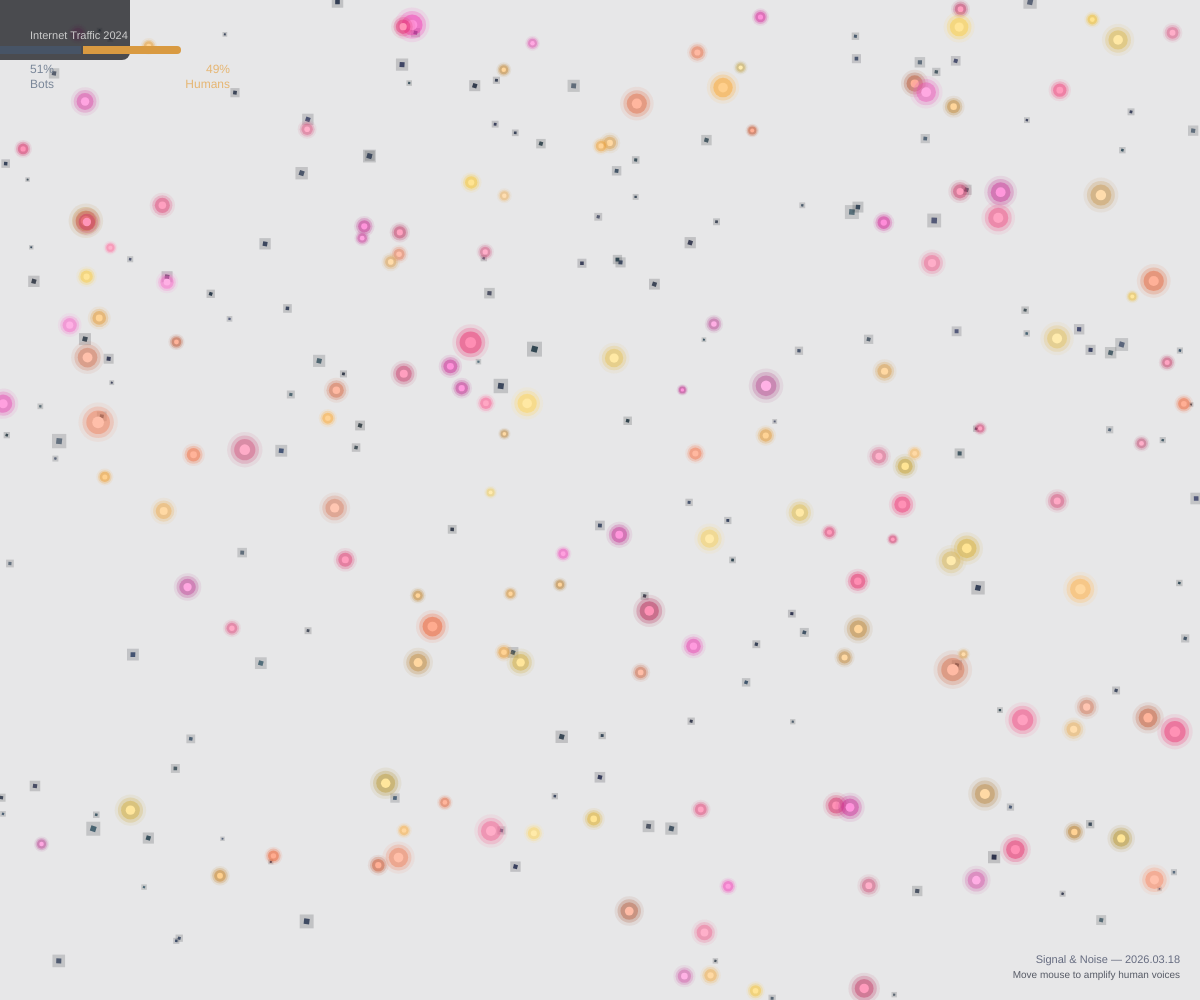
Frame 1 (no input)
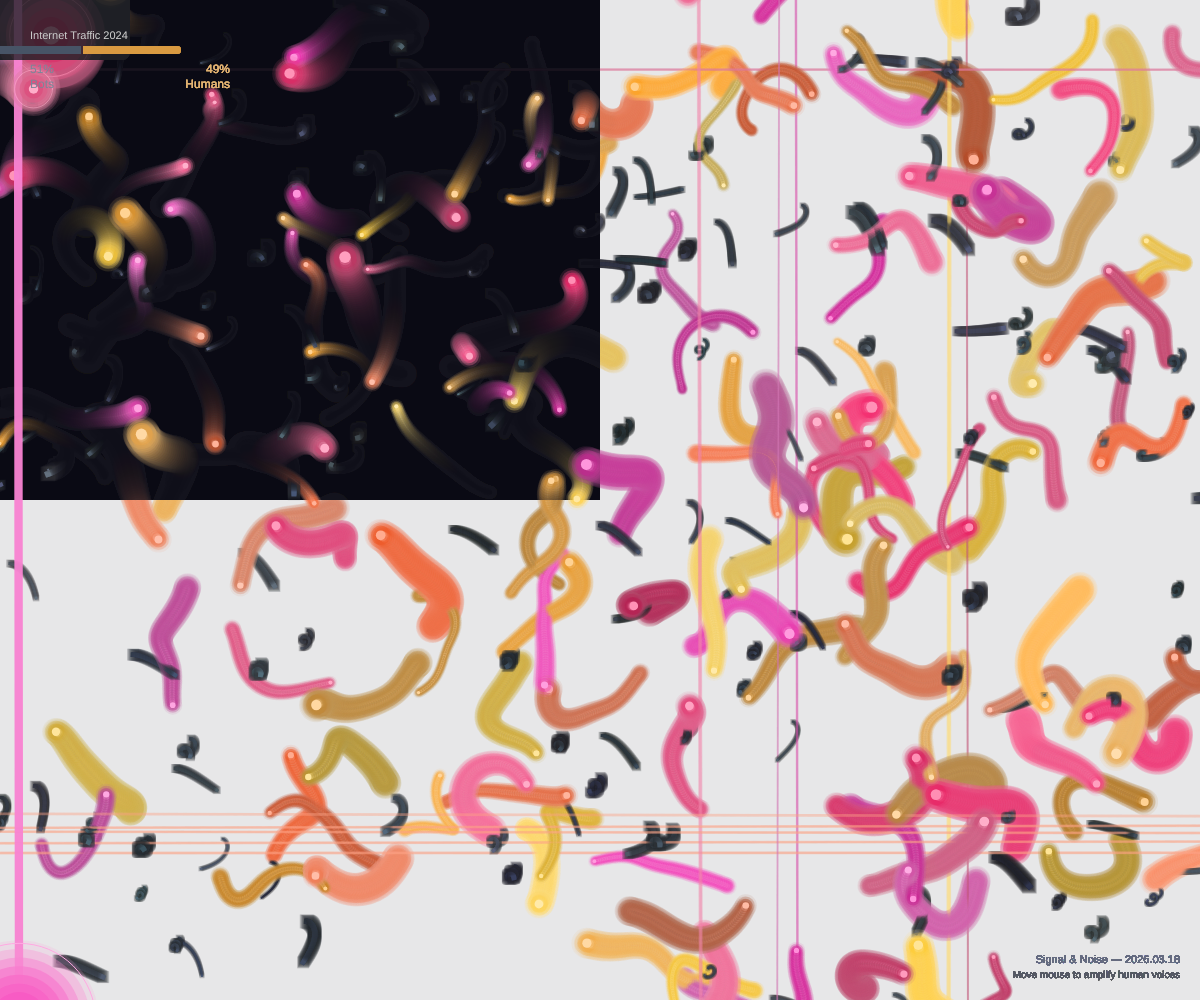
Frame 60 (no input)
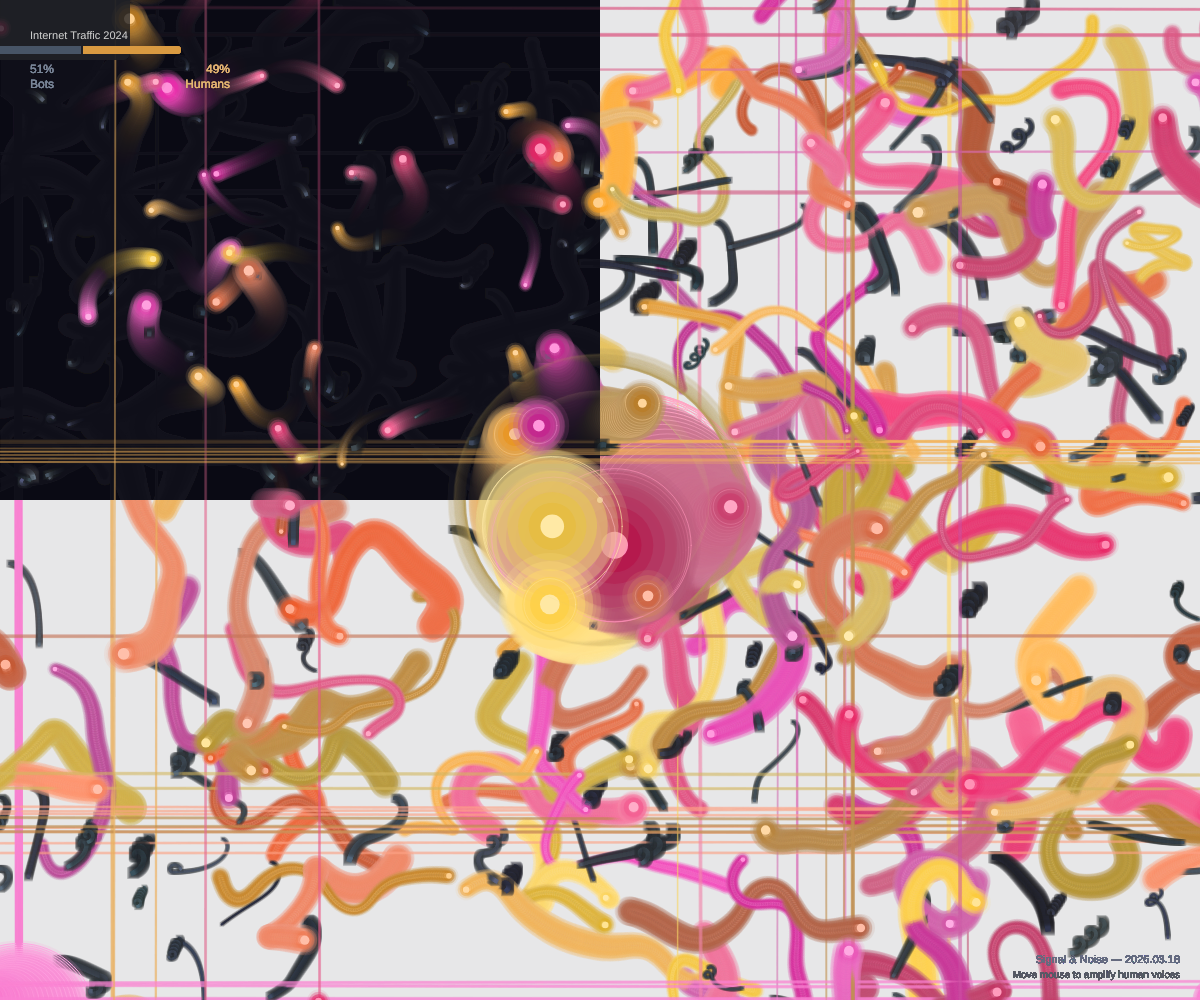
Frame 120 (the mouse pressed at the canvas centre since frame 60)

The p5.js sketch that drew these frames (run headless with seeded random() and noise() and a simulated clock; from frame 60 on, the mouse is pressed at the canvas centre):

// p5.js sketch
// ── sketch.js
/**
 * Signal & Noise — Daily Wonder Sketch 2026-03-18
 * 
 * 灵感来源：2024年互联网流量报告 — 51% 是机器人
 * 可视化人类声音与机器噪音的海洋
 * 
 * 在这片数字海洋中，真正的人类声音正在被淹没。
 * Small Web 的复兴提醒我们：authentic voice 比任何算法都珍贵。
 * 鼠标移动时，会为附近的人类粒子"放大"它们的声音。
 */

// ═══════════════════════════════════════════════════════════════════════════
// 配置参数
// ═══════════════════════════════════════════════════════════════════════════

const CONFIG = {
  // 粒子比例（基于真实数据：51% 机器人）
  totalParticles: 300,
  botRatio: 0.51,
  
  // 物理参数
  baseSpeed: 0.8,
  noiseScale: 0.003,
  
  // 人类粒子特性
  human: {
    size: { min: 4, max: 10 },
    hues: [15, 35, 45, 320, 340],  // 暖色调：橙、金、琥珀、玫瑰
    saturation: { min: 60, max: 90 },
    brightness: { min: 70, max: 100 },
    speedVariation: 0.5,  // 移动不规则
    pulseSpeed: 0.05,
    trailLength: 8,
  },
  
  // 机器粒子特性
  bot: {
    size: { min: 2, max: 5 },
    hues: [200, 210, 220, 230],  // 冷色调：蓝灰
    saturation: { min: 20, max: 40 },
    brightness: { min: 30, max: 50 },
    speedVariation: 0.1,  // 移动整齐
    gridSnap: 0.7,        // 倾向于网格化运动
    clusterStrength: 0.02,
  },
  
  // 交互
  mouseInfluenceRadius: 150,
  amplifyStrength: 3,
  
  // 视觉
  backgroundColor: [225, 15, 8],  // 深蓝黑色
  fadeAlpha: 25,
};

// ═══════════════════════════════════════════════════════════════════════════
// 粒子类
// ═══════════════════════════════════════════════════════════════════════════

class Particle {
  constructor(isHuman) {
    this.isHuman = isHuman;
    this.pos = createVector(random(width), random(height));
    this.vel = createVector(0, 0);
    
    // 基于类型设置属性
    if (isHuman) {
      this.setupHuman();
    } else {
      this.setupBot();
    }
    
    // 共有属性
    this.phase = random(TWO_PI);
    this.noiseOffset = random(1000);
    this.trail = [];
    this.amplified = 0;  // 被鼠标放大的程度
  }
  
  setupHuman() {
    const c = CONFIG.human;
    this.baseSize = random(c.size.min, c.size.max);
    this.hue = random(c.hues);
    this.saturation = random(c.saturation.min, c.saturation.max);
    this.brightness = random(c.brightness.min, c.brightness.max);
    this.speedMult = random(0.5, 1.5);  // 速度个性化
    this.wanderStrength = random(0.5, 1.5);
  }
  
  setupBot() {
    const c = CONFIG.bot;
    this.baseSize = random(c.size.min, c.size.max);
    this.hue = random(c.hues);
    this.saturation = random(c.saturation.min, c.saturation.max);
    this.brightness = random(c.brightness.min, c.brightness.max);
    this.speedMult = 1;  // 速度一致
    this.gridPhase = random(TWO_PI);
    this.targetAngle = random(TWO_PI);
    this.angleChangeTimer = floor(random(60, 180));
  }
  
  update(mousePos) {
    this.phase += this.isHuman ? CONFIG.human.pulseSpeed : 0.02;
    
    // 更新放大效果
    if (mousePos) {
      const d = p5.Vector.dist(this.pos, mousePos);
      if (d < CONFIG.mouseInfluenceRadius && this.isHuman) {
        const influence = 1 - (d / CONFIG.mouseInfluenceRadius);
        this.amplified = lerp(this.amplified, influence * CONFIG.amplifyStrength, 0.1);
      } else {
        this.amplified *= 0.95;
      }
    }
    
    // 运动行为
    if (this.isHuman) {
      this.updateHuman();
    } else {
      this.updateBot();
    }
    
    // 应用速度
    this.vel.limit(CONFIG.baseSpeed * 3);
    this.pos.add(this.vel);
    
    // 边界处理
    this.wrapEdges();
    
    // 记录轨迹（只有人类有明显轨迹）
    if (this.isHuman) {
      this.trail.push(this.pos.copy());
      if (this.trail.length > CONFIG.human.trailLength) {
        this.trail.shift();
      }
    }
  }
  
  updateHuman() {
    // 有机的、Perlin噪声驱动的运动
    const n = noise(
      this.pos.x * CONFIG.noiseScale,
      this.pos.y * CONFIG.noiseScale,
      frameCount * 0.005 + this.noiseOffset
    );
    const angle = n * TWO_PI * 4;
    
    // 基础力
    const force = p5.Vector.fromAngle(angle);
    force.mult(CONFIG.baseSpeed * this.speedMult * CONFIG.human.speedVariation);
    
    // 随机漫步叠加
    const wander = p5.Vector.fromAngle(this.phase * 2);
    wander.mult(0.2 * this.wanderStrength);
    
    this.vel.add(force);
    this.vel.add(wander);
    this.vel.mult(0.92);  // 阻尼
  }
  
  updateBot() {
    // 机械的、网格化的运动
    this.angleChangeTimer--;
    if (this.angleChangeTimer <= 0) {
      // 倾向于直角转向
      const snapAngles = [0, HALF_PI, PI, PI + HALF_PI];
      if (random() < CONFIG.bot.gridSnap) {
        this.targetAngle = random(snapAngles);
      } else {
        this.targetAngle += random(-0.5, 0.5);
      }
      this.angleChangeTimer = floor(random(60, 180));
    }
    
    // 平滑转向
    const currentAngle = this.vel.heading();
    const angleDiff = this.targetAngle - currentAngle;
    const newAngle = currentAngle + angleDiff * 0.05;
    
    this.vel = p5.Vector.fromAngle(newAngle);
    this.vel.mult(CONFIG.baseSpeed * this.speedMult);
    
    // 集群倾向
    this.vel.y += sin(frameCount * 0.01 + this.gridPhase) * CONFIG.bot.clusterStrength;
  }
  
  wrapEdges() {
    if (this.pos.x < -20) this.pos.x = width + 20;
    if (this.pos.x > width + 20) this.pos.x = -20;
    if (this.pos.y < -20) this.pos.y = height + 20;
    if (this.pos.y > height + 20) this.pos.y = -20;
  }
  
  draw() {
    const amplifyBoost = 1 + this.amplified;
    const pulse = 1 + sin(this.phase) * 0.2;
    const size = this.baseSize * pulse * amplifyBoost;
    
    if (this.isHuman) {
      this.drawHuman(size, amplifyBoost);
    } else {
      this.drawBot(size);
    }
  }
  
  drawHuman(size, amplifyBoost) {
    // 绘制轨迹
    if (this.trail.length > 1) {
      noFill();
      for (let i = 0; i < this.trail.length - 1; i++) {
        const alpha = map(i, 0, this.trail.length - 1, 0, 80 * amplifyBoost);
        const weight = map(i, 0, this.trail.length - 1, 0.5, size * 0.5);
        stroke(this.hue, this.saturation * 0.7, this.brightness, alpha);
        strokeWeight(weight);
        line(this.trail[i].x, this.trail[i].y, this.trail[i+1].x, this.trail[i+1].y);
      }
    }
    
    // 外发光（放大时更强）
    noStroke();
    const glowLayers = 3 + floor(this.amplified * 2);
    for (let i = glowLayers; i >= 0; i--) {
      const layerRatio = i / glowLayers;
      const layerSize = size * (1 + layerRatio * (1 + this.amplified));
      const alpha = (1 - layerRatio) * (100 + this.amplified * 100);
      fill(this.hue, this.saturation * (1 - layerRatio * 0.5), this.brightness, alpha);
      ellipse(this.pos.x, this.pos.y, layerSize * 2, layerSize * 2);
    }
    
    // 核心
    fill(this.hue, this.saturation * 0.5, 100);
    ellipse(this.pos.x, this.pos.y, size, size);
    
    // 放大时的额外效果：声波环
    if (this.amplified > 0.3) {
      noFill();
      stroke(this.hue, this.saturation * 0.5, 100, this.amplified * 100);
      strokeWeight(1);
      const ringSize = size * (3 + sin(this.phase * 3) * 0.5) * this.amplified;
      ellipse(this.pos.x, this.pos.y, ringSize, ringSize);
    }
  }
  
  drawBot(size) {
    // 简单的方形（机械感）
    noStroke();
    
    // 微弱发光
    fill(this.hue, this.saturation * 0.5, this.brightness * 0.5, 50);
    rectMode(CENTER);
    rect(this.pos.x, this.pos.y, size * 2.5, size * 2.5);
    
    // 核心（方形）
    fill(this.hue, this.saturation, this.brightness);
    const rotAngle = this.vel.heading();
    push();
    translate(this.pos.x, this.pos.y);
    rotate(rotAngle);
    rect(0, 0, size, size);
    pop();
  }
}

// ═══════════════════════════════════════════════════════════════════════════
// 全局状态
// ═══════════════════════════════════════════════════════════════════════════

let particles = [];
let humanCount = 0;
let botCount = 0;

// ═══════════════════════════════════════════════════════════════════════════
// p5.js 生命周期
// ═══════════════════════════════════════════════════════════════════════════

function setup() {
  createCanvas(windowWidth, windowHeight);
  colorMode(HSB, 360, 100, 100, 255);
  
  // 创建粒子
  const numBots = floor(CONFIG.totalParticles * CONFIG.botRatio);
  const numHumans = CONFIG.totalParticles - numBots;
  
  // 先添加机器人
  for (let i = 0; i < numBots; i++) {
    particles.push(new Particle(false));
    botCount++;
  }
  
  // 再添加人类
  for (let i = 0; i < numHumans; i++) {
    particles.push(new Particle(true));
    humanCount++;
  }
  
  // 打乱顺序
  shuffle(particles, true);
}

function draw() {
  // 半透明背景产生轨迹效果
  noStroke();
  fill(CONFIG.backgroundColor[0], CONFIG.backgroundColor[1], CONFIG.backgroundColor[2], CONFIG.fadeAlpha);
  rect(0, 0, width, height);
  
  // 获取鼠标位置
  const mousePos = createVector(mouseX, mouseY);
  
  // 更新和绘制粒子
  for (const p of particles) {
    p.update(mousePos);
  }
  
  // 先绘制机器人（在下层）
  for (const p of particles) {
    if (!p.isHuman) p.draw();
  }
  
  // 再绘制人类（在上层）
  for (const p of particles) {
    if (p.isHuman) p.draw();
  }
  
  // 鼠标影响范围可视化
  drawMouseInfluence(mousePos);
  
  // UI
  drawStats();
  drawTitle();
}

function drawMouseInfluence(mousePos) {
  if (mouseX > 0 && mouseY > 0 && mouseX < width && mouseY < height) {
    // 柔和的圆形范围指示
    noFill();
    const pulseSize = CONFIG.mouseInfluenceRadius * (1 + sin(frameCount * 0.05) * 0.1);
    
    // 外环
    stroke(45, 50, 70, 30);
    strokeWeight(2);
    ellipse(mousePos.x, mousePos.y, pulseSize * 2, pulseSize * 2);
    
    // 内环
    stroke(45, 40, 80, 20);
    strokeWeight(1);
    ellipse(mousePos.x, mousePos.y, pulseSize * 1.5, pulseSize * 1.5);
    
    // 中心点
    fill(45, 30, 100, 150);
    noStroke();
    ellipse(mousePos.x, mousePos.y, 6, 6);
  }
}

function drawStats() {
  const margin = 20;
  const barWidth = 200;
  const barHeight = 8;
  
  // 背景面板
  fill(225, 20, 15, 200);
  noStroke();
  rect(margin, margin, barWidth + 20, 80, 8);
  
  // 比例条
  const botWidth = barWidth * CONFIG.botRatio;
  const humanWidth = barWidth - botWidth;
  
  // 机器人部分
  fill(215, 30, 40);
  rect(margin + 10, margin + 30, botWidth, barHeight, 4, 0, 0, 4);
  
  // 人类部分
  fill(35, 70, 85);
  rect(margin + 10 + botWidth, margin + 30, humanWidth, barHeight, 0, 4, 4, 0);
  
  // 数字标签
  fill(215, 20, 60);
  textSize(12);
  textAlign(LEFT, CENTER);
  text(`${floor(CONFIG.botRatio * 100)}%`, margin + 10, margin + 50);
  text('Bots', margin + 10, margin + 65);
  
  fill(35, 50, 90);
  textAlign(RIGHT, CENTER);
  text(`${floor((1 - CONFIG.botRatio) * 100)}%`, margin + 10 + barWidth, margin + 50);
  text('Humans', margin + 10 + barWidth, margin + 65);
  
  // 标题
  fill(0, 0, 80);
  textSize(11);
  textAlign(LEFT, TOP);
  text('Internet Traffic 2024', margin + 10, margin + 10);
}

function drawTitle() {
  // 右下角标题
  fill(225, 20, 50);
  noStroke();
  textSize(11);
  textAlign(RIGHT, BOTTOM);
  text('Signal & Noise — 2026.03.18', width - 20, height - 35);
  
  // 交互提示
  fill(225, 15, 40);
  textSize(10);
  text('Move mouse to amplify human voices', width - 20, height - 20);
}

// ═══════════════════════════════════════════════════════════════════════════
// 交互
// ═══════════════════════════════════════════════════════════════════════════

function keyPressed() {
  if (key === ' ') {
    // 空格：重新排列
    for (const p of particles) {
      p.pos = createVector(random(width), random(height));
      p.vel.mult(0);
    }
  }
  
  if (key === 'h' || key === 'H') {
    // H：只显示人类
    for (const p of particles) {
      if (!p.isHuman) {
        p.brightness = p.brightness === 0 ? random(30, 50) : 0;
      }
    }
  }
  
  if (key === 'r' || key === 'R') {
    // R：重置
    setup();
  }
}

function mousePressed() {
  // 点击位置产生一个新的人类粒子
  if (humanCount < CONFIG.totalParticles * 0.6) {
    const newHuman = new Particle(true);
    newHuman.pos = createVector(mouseX, mouseY);
    newHuman.amplified = 2;
    particles.push(newHuman);
    humanCount++;
    
    // 移除一个机器人以保持平衡
    for (let i = particles.length - 1; i >= 0; i--) {
      if (!particles[i].isHuman) {
        particles.splice(i, 1);
        botCount--;
        break;
      }
    }
  }
}

function windowResized() {
  resizeCanvas(windowWidth, windowHeight);
}

// ═══════════════════════════════════════════════════════════════════════════
// 结语
// ═══════════════════════════════════════════════════════════════════════════

/**
 * Signal & Noise（信号与噪音）
 * 
 * 2024年的报告显示，互联网流量中有51%来自机器人。
 * 我们以为自己在和人交流，但一半的"存在"都是自动化的脚本。
 * 
 * 这个作品可视化了这种不平衡：
 * - 方形、冷色、规则运动的是"机器人"——爬虫、脚本、自动化系统
 * - 圆形、暖色、有机运动的是"人类"——真实的声音、authentic的存在
 * 
 * 当你移动鼠标，附近的人类粒子会"放大"——
 * 就像在 Small Web 中，当你关注一个独立博客、一个个人网站时，
 * 那个真实的声音就会更清晰、更明亮。
 * 
 * 点击可以"创造"新的人类声音，但总数有限。
 * 就像真正的 authentic voice，每一个都是珍贵的。
 * 
 * Small Web 的复兴不是技术的倒退，
 * 而是对人性化互联网的重新追求。
 * 在算法和机器人的海洋中，
 * 寻找那些真实的、温暖的光点。
 */
